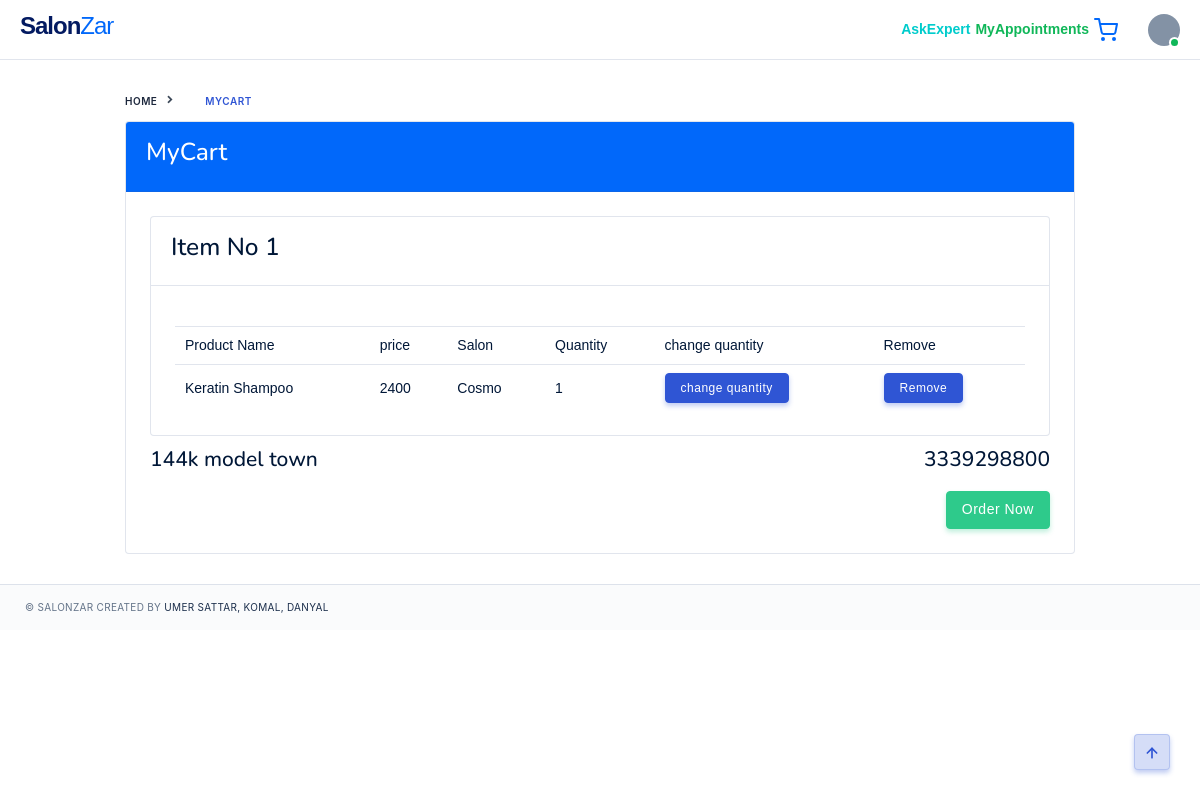
The page /cart/ (signed in) on the database its author committed.
### salons/models.py (models this page shows)
class ProductOrder(models.Model):
    INPROGRESS = 'inprogress'
    PENDING = 'pending'
    COMPLETE = 'complete'
    REJECT = 'reject'
    SHOP = 'shop'
    HOME = 'home'
    order_choices = [
        (INPROGRESS,'inprogress'),
        (PENDING,'pending'),
        (COMPLETE,'complete'),
        (REJECT,'reject')
    ]
    type_choices = [
        (SHOP,'shop'),
        (HOME,'home')
    ]
    cart = models.ForeignKey(Cart,null=True,blank=True,on_delete=models.CASCADE)
    salon = models.ForeignKey(Salon,null=True,blank=True,on_delete=models.CASCADE)
    product = models.ForeignKey(Product,null=True,blank=True,on_delete=models.CASCADE)
    quantity = models.IntegerField(null=True,blank=True)
    type = models.CharField(max_length=200,null=True,blank=True,choices=type_choices)
    order_date = models.DateField(null=True,blank=True)
    order_status = models.CharField(max_length=200,null=True,blank=True,choices=order_choices)
    order_time = models.DateTimeField(null=True,blank=True)
    total = models.IntegerField(null=True,blank=True)

class Product(models.Model):
    salon = models.ForeignKey(Salon,null=True,blank=True,on_delete=models.CASCADE)
    product_name = models.CharField(max_length=200,null=True,blank=True)
    product_price = models.IntegerField(null=True,blank=True)
    product_stock = models.IntegerField(null=True,blank=True)
    discount = models.IntegerField(null=True,blank=True)
    product_image= models.ImageField(upload_to='Products/',null=True,blank=True)
    def __str__(self):
        return self.product_name

class Salon(models.Model):
    HOME = 'home service'
    SHOP = 'shop'
    BOTH = 'both'
    PENDING ='pending'
    APPROVED = 'approved'
    service_category =[
        (HOME,'Home Service'),
        (SHOP,'Shop'),
        (BOTH,'Both')
    ]
    status_choices =[
        (PENDING,'Pending'),
        (APPROVED,'Approved')
    ]
    user = models.OneToOneField(User,null=True,on_delete=models.CASCADE)
    shop_name = models.CharField(max_length=200,null=True)
    phone = models.CharField(max_length=200, null=True)
    email = models.CharField(max_length=200, null=True)
    no_of_workers = models.IntegerField(null=True)
    serivice_type = models.CharField(max_length=100,null=True,choices=service_category)
    address = models.CharField(null=True,max_length=100,blank=True)
    status = models.CharField(max_length=100,null=True,choices=status_choices)
    thumbnail = models.ImageField(upload_to='SalonImages/',null=True,blank=True)
    def __str__(self):
        return self.shop_name

class Cart(models.Model):
    user = models.OneToOneField(User,null=True,on_delete=models.CASCADE)
    address = models.CharField(max_length=200,null=True)
    phone = models.CharField(max_length=200,null=True)

### salons/decorators.py (the view)
		def wrapper_func(request,*args,**kwargs):
			group = None
			if request.user.groups.exists():
				group = request.user.groups.all()[0].name
			if group in allowed_roles:
				return view_func(request,*args,**kwargs)
			else:
				return HttpResponse('You are not allowed to view this page')

### salons/templatetags/user_tags.py (called while the page is built)
@register.filter(name='has_group')
def has_group(user, group_name):
    return user.groups.filter(name=group_name).exists()

### salons/views.py (called while the page is built)
@login_required(login_url=login_page)
@allowed_users(allowed_roles=['customer'])
def cart(request):
    user = request.user
    cart = Cart.objects.get(user=user)
    orders = cart.order_set.all()
    product_orders = cart.productorder_set.all()
    all_cart_orders = orders.filter(order_status= "cartpending")
    all_product_orders = product_orders.filter(~Q(order_status= "inprogress"))
    context = {'all_cart_orders':all_cart_orders,'cart':cart,'all_product_orders':all_product_orders}
    return render(request, 'pages/cart.html', context)

### salons/templates/pages/cart.html (shortened to what this page needs)
{% extends 'pages/base.html' %} {% load crispy_forms_tags %} {% block content %}
<div class="container col-lg-10 pd-x-0 pd-lg-x-10 pd-xl-x-0">
  <nav aria-label="breadcrumb">
    <ol class="breadcrumb breadcrumb-style3 mg-b-10" style="display: inline-block;">
      <li class="breadcrumb-item"><a href="{% url 'home' %}">Home</a></li>
      <li class="breadcrumb-item active" >MyCart</li>
    </ol>
  </nav>
  <div class="card">
    <div class="card-header bg-primary">
      <h3 class="tx-white">MyCart</h3>
    </div>
    <div class="card-body">
          {% for p in all_product_orders %}
        <div class="card ">
            <div class="card-header">
              <h3>Item No {{ forloop.counter }} </h3>
            </div>
            <div class="card-body">
              <div class="table-responsive">
                <table class="table table-borderless">
                  <tbody>
                    <table class="table table-hover mg-b-0">
                      <thead >
                        <tr>
                          <th>Product Name</th>
                          <th>price</th>
                          <th>Salon</th>
                          <th>Quantity</th>
                          <th>change quantity</th>
                          <th>Remove</th>
                        </tr>
                      </thead>
                      <tbody>
                        <tr>
                          <td class="tx-14">{{p.product}}</td>
                          <td class="tx-14">{{p.total}}</td>
                          <td class="tx-14">{{p.salon}}</td>
                          <td class="tx-14">{{p.quantity}}</td>
                          <td class="tx-14"><a href="{% url 'change_quantity' p.id %}" class="btn btn-xs btn-primary">change quantity</a></td>
                          <td class="tx-14"><a href="{% url 'removefc' p.id %}" class="btn btn-xs btn-primary">Remove</a></td>
                        </tr>
                      </tbody>
                    </table>
                  </tbody>
                </table>
              </div>
            </div>
          </div>
          {% endfor %}
          <div class="d-flex justify-content-between mg-t-10">
              <h4>{{cart.address}}</h4>
              <h4>{{cart.phone}}</h4>
          </div>
          <div class="float-right mg-t-10">
            <a class="btn btn-success" href="{% url 'order_now' %}">Order Now</a>
          </div>
      </div>
    </div>
  </div>
</div>
{% endblock %}

### rows shown on the page
ProductOrder: product "Keratin Shampoo", total "2400", salon "Cosmo", quantity "1"
Cart: address "144k model town", phone "3339298800"
